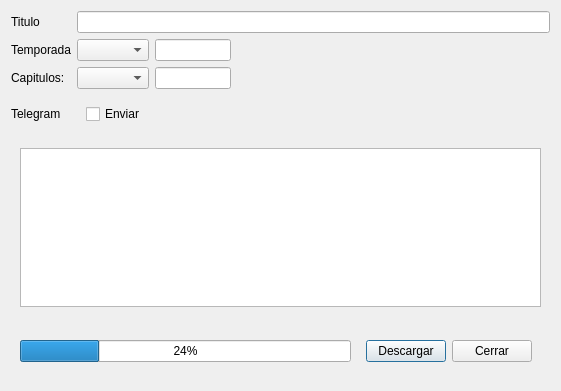
<?xml version="1.0" encoding="UTF-8"?>
<ui version="4.0">
 <class>Dialog</class>
 <widget class="QDialog" name="Dialog">
  <property name="geometry">
   <rect>
    <x>0</x>
    <y>0</y>
    <width>561</width>
    <height>391</height>
   </rect>
  </property>
  <property name="windowTitle">
   <string>Descargar Serie Completa</string>
  </property>
  <property name="windowIcon">
   <iconset resource="fatcow.qrc">
    <normaloff>:/Iconos/Icons/fatcow/Principal.png</normaloff>:/Iconos/Icons/fatcow/Principal.png</iconset>
  </property>
  <layout class="QGridLayout" name="gridLayout">
   <item row="4" column="0" colspan="2">
    <widget class="QWidget" name="widget_2" native="true">
     <layout class="QHBoxLayout" name="horizontalLayout">
      <item>
       <widget class="QTextEdit" name="textEdit"/>
      </item>
     </layout>
    </widget>
   </item>
   <item row="0" column="1">
    <widget class="QLineEdit" name="lineTitulo"/>
   </item>
   <item row="0" column="0">
    <widget class="QLabel" name="label">
     <property name="text">
      <string>Titulo</string>
     </property>
     <property name="buddy">
      <cstring>lineTitulo</cstring>
     </property>
    </widget>
   </item>
   <item row="1" column="0">
    <widget class="QLabel" name="label_5">
     <property name="text">
      <string>Temporada</string>
     </property>
    </widget>
   </item>
   <item row="1" column="1">
    <layout class="QHBoxLayout" name="horizontalLayout_2">
     <item>
      <widget class="QComboBox" name="BoxTemporada"/>
     </item>
     <item alignment="Qt::AlignLeft">
      <widget class="QLineEdit" name="lineTemp">
       <property name="enabled">
        <bool>true</bool>
       </property>
      </widget>
     </item>
     <item>
      <spacer name="horizontalSpacer_2">
       <property name="orientation">
        <enum>Qt::Horizontal</enum>
       </property>
       <property name="sizeHint" stdset="0">
        <size>
         <width>350</width>
         <height>20</height>
        </size>
       </property>
      </spacer>
     </item>
    </layout>
   </item>
   <item row="2" column="0">
    <widget class="QLabel" name="label_2">
     <property name="text">
      <string>Capitulos:</string>
     </property>
    </widget>
   </item>
   <item row="2" column="1">
    <layout class="QHBoxLayout" name="horizontalLayout_4">
     <item>
      <widget class="QComboBox" name="BoxCapitulos"/>
     </item>
     <item>
      <widget class="QLineEdit" name="lineCap">
       <property name="enabled">
        <bool>true</bool>
       </property>
      </widget>
     </item>
     <item>
      <spacer name="horizontalSpacer_3">
       <property name="orientation">
        <enum>Qt::Horizontal</enum>
       </property>
       <property name="sizeHint" stdset="0">
        <size>
         <width>350</width>
         <height>20</height>
        </size>
       </property>
      </spacer>
     </item>
    </layout>
   </item>
   <item row="3" column="0">
    <widget class="QLabel" name="label_3">
     <property name="text">
      <string>Telegram</string>
     </property>
    </widget>
   </item>
   <item row="3" column="1">
    <widget class="QWidget" name="widget" native="true">
     <layout class="QHBoxLayout" name="horizontalLayout_6">
      <item alignment="Qt::AlignLeft">
       <widget class="QCheckBox" name="checkBoxTg">
        <property name="text">
         <string>Enviar</string>
        </property>
       </widget>
      </item>
     </layout>
    </widget>
   </item>
   <item row="5" column="0" colspan="2">
    <widget class="QWidget" name="WidgetBotones" native="true">
     <layout class="QHBoxLayout" name="horizontalLayout_3">
      <item>
       <widget class="QProgressBar" name="progressBar">
        <property name="value">
         <number>24</number>
        </property>
       </widget>
      </item>
      <item>
       <widget class="QWidget" name="widget_4" native="true">
        <layout class="QHBoxLayout" name="horizontalLayout_5">
         <item>
          <widget class="QPushButton" name="pushButtonAplicar">
           <property name="text">
            <string>Descargar</string>
           </property>
           <property name="icon">
            <iconset resource="fatcow.qrc">
             <normaloff>:/Iconos/Icons/fatcow/file_save_as.png</normaloff>:/Iconos/Icons/fatcow/file_save_as.png</iconset>
           </property>
          </widget>
         </item>
         <item>
          <widget class="QPushButton" name="pushButtonCerrar">
           <property name="text">
            <string>Cerrar</string>
           </property>
           <property name="icon">
            <iconset resource="fatcow.qrc">
             <normaloff>:/Iconos/Icons/fatcow/cancel.png</normaloff>:/Iconos/Icons/fatcow/cancel.png</iconset>
           </property>
          </widget>
         </item>
        </layout>
       </widget>
      </item>
     </layout>
    </widget>
   </item>
  </layout>
  <zorder>widget_2</zorder>
  <zorder>label_5</zorder>
  <zorder>lineTitulo</zorder>
  <zorder>label</zorder>
  <zorder>label_2</zorder>
  <zorder>label_3</zorder>
  <zorder>widget</zorder>
 </widget>
 <resources>
  <include location="fatcow.qrc"/>
 </resources>
 <connections>
  <connection>
   <sender>BoxTemporada</sender>
   <signal>activated(QString)</signal>
   <receiver>lineTemp</receiver>
   <slot>setText(QString)</slot>
   <hints>
    <hint type="sourcelabel">
     <x>138</x>
     <y>92</y>
    </hint>
    <hint type="destinationlabel">
     <x>198</x>
     <y>92</y>
    </hint>
   </hints>
  </connection>
 </connections>
</ui>
